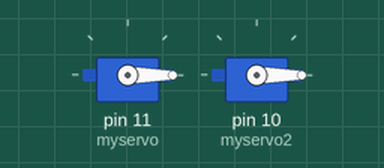
Recording of a sketch running on a simulated Arduino Uno, built with avr-gcc and run on an emulated ATmega328P. Shown: 2 × servo. What the sketch prints to the serial monitor is not drawn.

Above: at 0.05 s.
At 9.1 s:
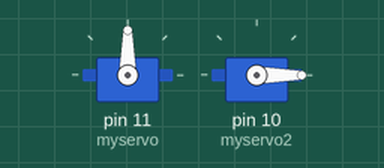
At 19.2 s:
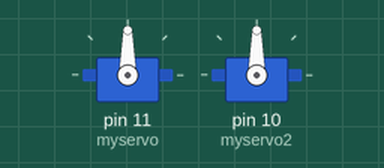
At 38.39 s:
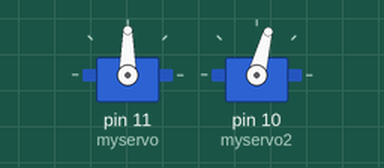
Timing chart, 0 to 40.0 s (numbered marks = the images above):
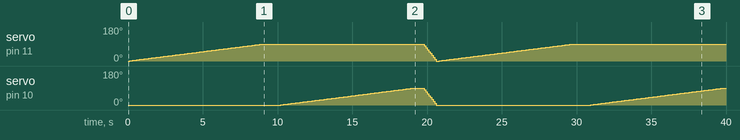

The sketch:

servo2.ino
```cpp
#include <Servo.h> // This is for using servo motors

Servo myservo;  // Create servo object to control a servo
Servo myservo2; // This is for the second servo
int pos = 0;    // Variable to store the servo position, it's just an integer

void setup()
{
  myservo.attach(11);  // Attach the servo on pin 11, that's where it's connected
  myservo2.attach(10); // Attach the second servo on pin 10
  Serial.begin(9600);  // Start serial communication at 9600 baud rate

  myservo.write(0);  // Set the first servo to 0 degrees initially
  myservo2.write(0); // Set the second servo to 0 degrees initially

  while (!Serial)
  {
    delay(1000); // Wait for the serial to be ready, just in case
  }

  Serial.println("Serial UP!\n"); // Just printing that serial is ready
}

void loop()
{
  // servo 01 - start from 0 turning 90 in 1 deg turns
  for (pos = 0; pos <= 90; pos += 1)
  {                                        // Looping from 0 to 90 degrees
    myservo.write(pos);                    // Move the first servo
    Serial.println("\nMy servo 01" + pos); // Print the position for servo 01
    delay(100);                            // Wait for a bit, 100 milliseconds
  }

  // servo 02 - start from 0 turning 90 in 1 deg turns
  delay(1000); // Just a little delay before the next action
  for (pos = 0; pos <= 90; pos += 1)
  {                                        // Looping from 0 to 90 degrees again
    myservo2.write(pos);                   // Move the second servo
    Serial.println("\nMy servo 02" + pos); // Print the position for servo 02
    delay(100);                            // Wait for a bit, 100 milliseconds
  }

  // Both  - start from 90 turning to 0 in 10 deg turns

  delay(500); // Another small delay
  for (pos = 90; pos >= 0; pos -= 10)
  {                      // Now both move from 90 down to 0, in steps of 10
    myservo.write(pos);  // Move the first servo
    myservo2.write(pos); // Move the second servo too
    delay(100);          // Wait for a bit, 100 milliseconds
  }
}
```

Measured:
- by itself, servo on pin 11 (myservo): 0° → 1° at 0.10 s, → 2° 0.10 s later, → 3° 0.10 s later, → 4° 0.10 s later, … (189 changes in this stretch)
- by itself, servo on pin 10 (myservo2): 0° → 1° at 10.2 s, → 2° 0.10 s later, → 3° 0.10 s later, → 4° 0.10 s later, … (189 changes in this stretch)
